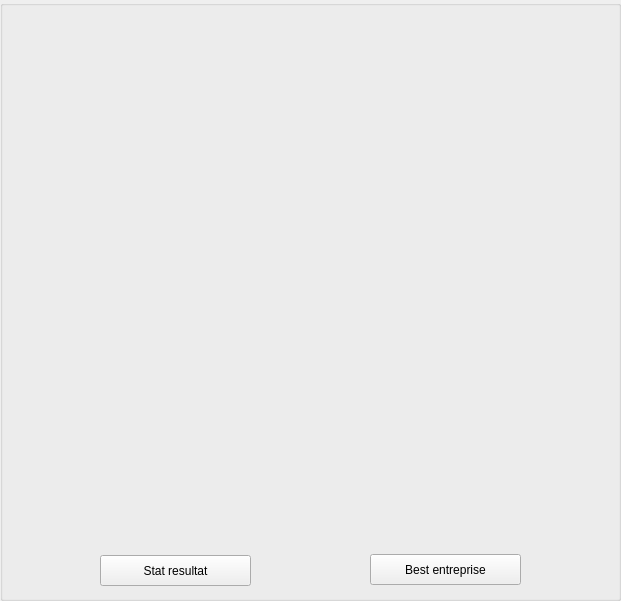
       <widget class="QGroupBox" name="groupBox_stat">
        <property name="geometry">
         <rect>
          <x>910</x>
          <y>30</y>
          <width>621</width>
          <height>601</height>
         </rect>
        </property>
        <property name="title">
         <string/>
        </property>
        <widget class="QLabel" name="label_stat">
         <property name="geometry">
          <rect>
           <x>40</x>
           <y>40</y>
           <width>541</width>
           <height>501</height>
          </rect>
         </property>
         <property name="text">
          <string/>
         </property>
        </widget>
        <widget class="QPushButton" name="pushButton_stat_resultat">
         <property name="geometry">
          <rect>
           <x>100</x>
           <y>555</y>
           <width>151</width>
           <height>31</height>
          </rect>
         </property>
         <property name="styleSheet">
          <string notr="true"/>
         </property>
         <property name="text">
          <string>Stat resultat</string>
         </property>
        </widget>
        <widget class="QPushButton" name="pushButton_stat_entreprise">
         <property name="geometry">
          <rect>
           <x>370</x>
           <y>554</y>
           <width>151</width>
           <height>31</height>
          </rect>
         </property>
         <property name="text">
          <string>Best entreprise</string>
         </property>
        </widget>
       </widget>
